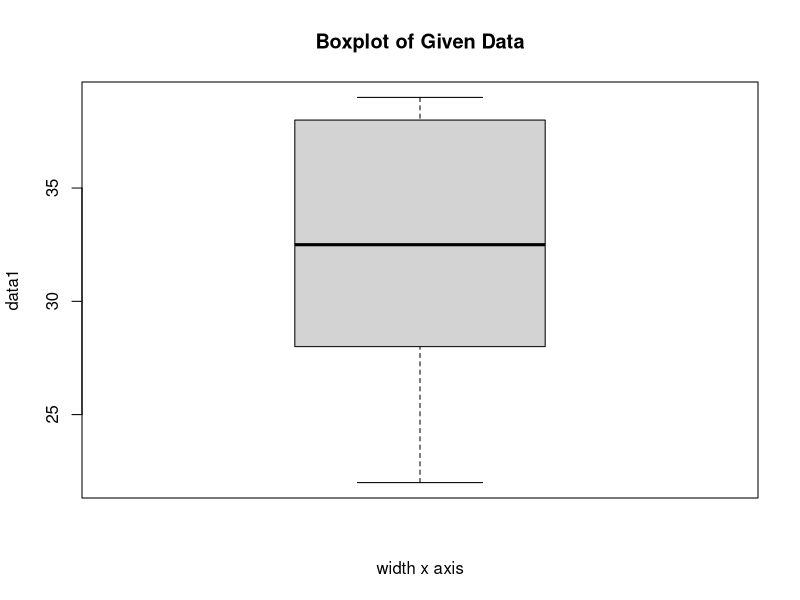

The R script that drew this image:
# C218 KISHAN SINGH BOXPLOT
x <- c(22, 28, 23, 29, 30, 35, 37, 38, 38, 39)
boxplot(x, main = "Boxplot of Given Data", xlab = 'width x axis', ylab = 'data1')
# using hardcoding
summary(x)
med_main = median(x) # or quantile(x, 0.5)
q1 = quantile(x, 0.25)
q3 = quantile(x, 0.75)
q1
q3
# IQR1 = q3-q1
# IQR1
IQR(x)
ul = 35 + (1.5*6)
ll = 29 - (1.5*6)
x[which(x < ll | x > ul)]
typeof(x)
# boxplot(outliers, main = 'boxplot of outliers')




